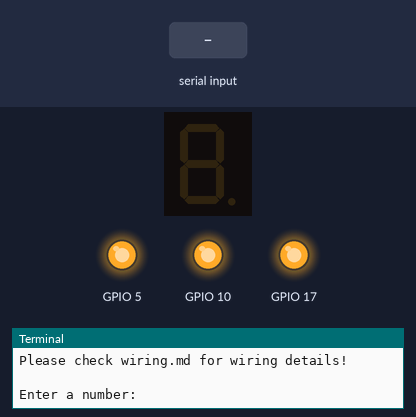
The program below on a simulated Raspberry Pi (BCM pin numbers). On the bench: 1-digit seven-segment display, output pins drawn as LEDs (lit = HIGH), the last lines printed to the terminal. Inputs (shaded band) come from the test bench. The segment pins are drawn as the display they are named for; pins used as bus, display or sensor lines are not drawn.

Above: at 1.2 s.
1.3 s: "5" typed at the terminal, then Enter
At 1.44 s:
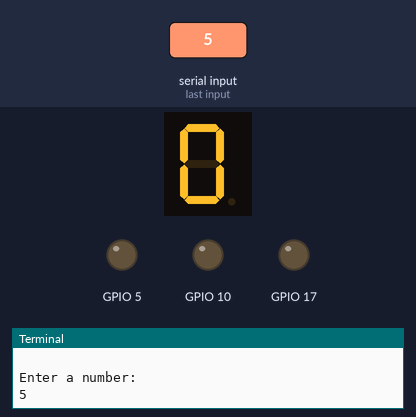
At 4.74 s:
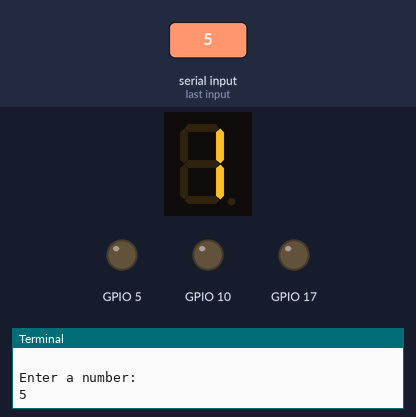
Timing chart, 0 to 6.2 s (numbered marks = the images above; inputs shaded):
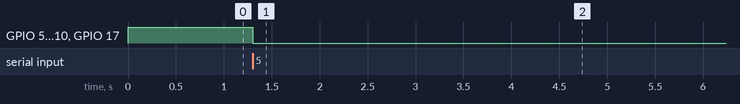

The program:

test.py
```python
from threading import Thread
from time import sleep
import RPi.GPIO as gpio
from setup_5631BH import setup, digit_show

def display(number):
    t = 0.01
    while (number < 1000 and number >= 0):
        digit_show(2, int(number/100))
        sleep(t)
        digit_show(3, int(number/10)%10)
        sleep(t)
        digit_show(4, number%10)
        sleep(t)
        number += 1

def getinput():
    return int(input("Enter a number: "))

def main():
    setup()
    try:
        number = getinput()
        b = Thread(name="display", target=display(number))
        b.start()
        print("Thread started")
    except KeyboardInterrupt:
        gpio.cleanup()
        print("\nProgram stopped by user")
        exit()

main()
```

setup_5631BH.py
```python
import RPi.GPIO as GPIO
from time import sleep
def digit_pins():
    return [17,10,5]

def segment_pins():
    return {
        'A': 14,
        'B': 15,
        'C': 18,
        'D': 23,
        'E': 24,
        'F': 25,
        'G': 8,
        'DP': 7
    }

def setup():
    GPIO.setmode(GPIO.BCM)
    for pin in segment_pins().values():
        GPIO.setup(pin, GPIO.OUT)
        GPIO.output(pin, GPIO.LOW)
    for pin in digit_pins():
        GPIO.setup(pin, GPIO.OUT)
        GPIO.output(pin, GPIO.HIGH)

def numbers():
    return {
        0 : ['A','B','C','D','E','F'],
        1 : [    'B','C'],
        2 : ['A','B',    'D','E',    'G'],
        3 : ['A','B','C','D',        'G'],
        4 : [    'B','C',        'F','G'],
        5 : ['A',    'C','D',    'F','G'],
        6 : ['A',    'C','D','E','F','G'],
        7 : ['A','B','C'],
        8 : ['A','B','C','D','E','F','G'],
        9 : ['A','B','C','D',    'F','G']
        }

def turnon(segment):
    GPIO.output(segment, GPIO.HIGH)

def turnoff(segment):
    GPIO.output(segment, GPIO.LOW)

def turnAllOff():
    for segment in segment_pins().values():
        turnoff(segment)

def show_number(number):
    turnAllOff()
    if number in numbers().keys():
        for segment in numbers()[number]:
            turnon(segment_pins()[segment])
    else:
        print("Invalid number")

def digit_show(digit, number):
    show_number(number)
    for pin in digit_pins():
        if pin == digit:
            GPIO.output(pin, GPIO.HIGH)
        else:
            GPIO.output(pin, GPIO.LOW)

def loop():
    try:
        setup()
        for digit in digit_pins():
            for i in range(0,10):
                digit_show(digit, i)
                sleep(1)
            sleep(1)
        turnAllOff()
    except KeyboardInterrupt:
        GPIO.cleanup()
        print("\nProgram stopped by user.")
        exit()

print("\nPlease check wiring.md for wiring details!\n")
# loop()
```

Measured:
- after the input at 1.3 s, GPIO 5, GPIO 10, GPIO 17: HIGH → LOW at once; the display: changes at once (image 1)
